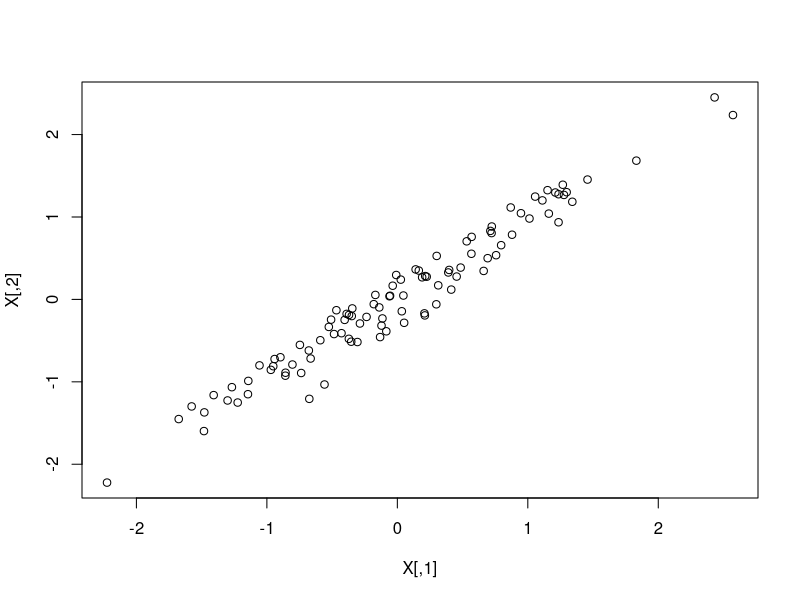

This figure's R source:
# computational statistics
# exercise set 2
# problem 1

# create data set
set.seed(0)
n<-100
z1<-rnorm(n)
z2<-rnorm(n)
M=matrix(c(1,1,0.1,-0.1),2,2)
X=t(M%*%rbind(z1,z2))
beta<-c(0.5,-1.0)
p <- length(beta) + 1
x1=X[,1]
x2=X[,2]
y=5+beta[1]*x1+beta[2]*x2 +rnorm(n)

#1a plot data
# plot(x1)
# plot(x2)
plot(X)
# plot(y~x1+x2)

#1b fit linear model
fit1<-lm(formula=y~x1+x2)
(lm_summary <- summary(fit1))
# plot(fit1)

# 1c t-value
coefficient_index = "x1"
std_err_bi <- lm_summary$coefficients[coefficient_index,2]
tval <-  fit1$coefficients[coefficient_index]/std_err_bi

# 1d
pval_bi <- 2*pt(-tval, df = n-p)

# 1e F-Test
fit2 <- lm(y~1)
anova(fit2, fit1)

# 1g Residual standard error
resstderr <- (1/sqrt(n-p))*norm(residuals(fit1), type = "2")

# 1h R**2
yhat=y-residuals(fit1)
ybar=mean(y)*replicate(n, 1)
Rsquared <- sum((yhat-ybar)**2)/sum((y-ybar)**2)

# 1i model with one variable
fit3 <- lm(y~x1)
summary(fit1)
summary(fit3)

